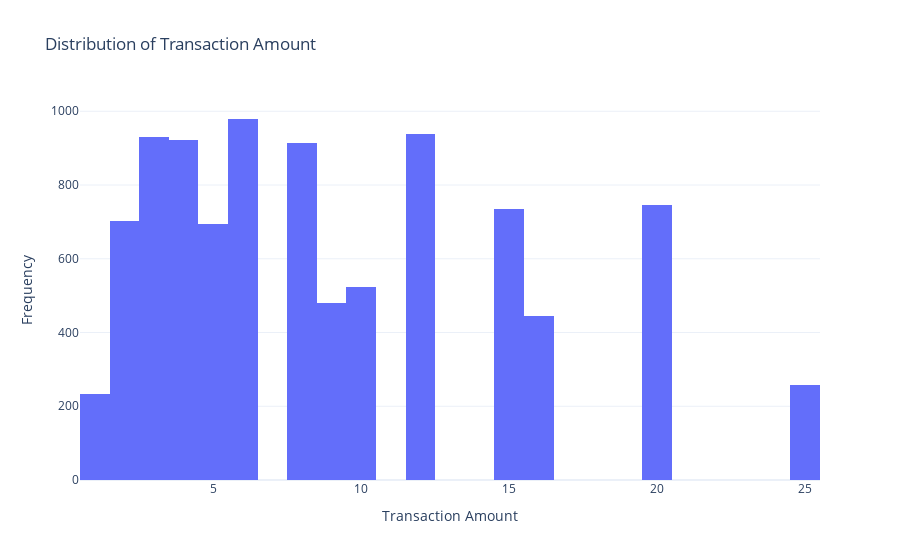

The notebook cell saved with this chart:
### Code cell
fig = px.histogram(
    cafe,
    x='Total_spent',
    nbins=30,
    title='Distribution of Transaction Amount'
)

fig.update_layout(
    xaxis_title='Transaction Amount',
    yaxis_title='Frequency',
    template='plotly_white'
)

fig.show()

### Figure 1 — Plotly figure (JSON) as saved in the notebook; plotly's stock layout.template omitted (floating-point values rounded to 4 significant figures; data arrays with more than 128 entries replaced by an {"elided": "..."} marker saying what was removed)
{"data": [{"bingroup": "x", "hovertemplate": "Total_spent=%{x}<br>count=%{y}<extra></extra>", "legendgroup": "", "marker": {"color": "#636efa", "pattern": {"shape": ""}}, "name": "", "nbinsx": 30, "orientation": "v", "showlegend": false, "type": "histogram", "x": {"elided": "10000 float values"}, "xaxis": "x", "yaxis": "y"}], "layout": {"barmode": "relative", "legend": {"tracegroupgap": 0}, "title": {"text": "Distribution of Transaction Amount"}, "xaxis": {"anchor": "y", "domain": [0, 1], "title": {"text": "Transaction Amount"}}, "yaxis": {"anchor": "x", "domain": [0, 1], "title": {"text": "Frequency"}}}}
